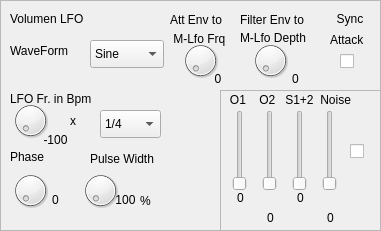
    <widget class="QFrame" name="frame_43">
     <property name="geometry">
      <rect>
       <x>390</x>
       <y>490</y>
       <width>381</width>
       <height>231</height>
      </rect>
     </property>
     <property name="frameShape">
      <enum>QFrame::StyledPanel</enum>
     </property>
     <property name="frameShadow">
      <enum>QFrame::Raised</enum>
     </property>
     <widget class="QLabel" name="label_184">
      <property name="geometry">
       <rect>
        <x>10</x>
        <y>10</y>
        <width>91</width>
        <height>18</height>
       </rect>
      </property>
      <property name="text">
       <string>Volumen LFO</string>
      </property>
     </widget>
     <widget class="QFrame" name="frame_25">
      <property name="geometry">
       <rect>
        <x>220</x>
        <y>90</y>
        <width>161</width>
        <height>141</height>
       </rect>
      </property>
      <property name="frameShape">
       <enum>QFrame::StyledPanel</enum>
      </property>
      <property name="frameShadow">
       <enum>QFrame::Raised</enum>
      </property>
      <widget class="QSlider" name="verticalSlider_VolLfoTargetToOSC1">
       <property name="geometry">
        <rect>
         <x>10</x>
         <y>20</y>
         <width>20</width>
         <height>81</height>
        </rect>
       </property>
       <property name="maximum">
        <number>127</number>
       </property>
       <property name="orientation">
        <enum>Qt::Vertical</enum>
       </property>
      </widget>
      <widget class="QSlider" name="verticalSlider_VolLfoTargetToNoise">
       <property name="geometry">
        <rect>
         <x>100</x>
         <y>20</y>
         <width>20</width>
         <height>81</height>
        </rect>
       </property>
       <property name="maximum">
        <number>127</number>
       </property>
       <property name="orientation">
        <enum>Qt::Vertical</enum>
       </property>
      </widget>
      <widget class="QSlider" name="verticalSlider_VolLfoTargetToOSC2">
       <property name="geometry">
        <rect>
         <x>40</x>
         <y>20</y>
         <width>20</width>
         <height>81</height>
        </rect>
       </property>
       <property name="maximum">
        <number>127</number>
       </property>
       <property name="orientation">
        <enum>Qt::Vertical</enum>
       </property>
      </widget>
      <widget class="QSlider" name="verticalSlider_VolLfoTargetToAllSubs">
       <property name="geometry">
        <rect>
         <x>70</x>
         <y>20</y>
         <width>20</width>
         <height>81</height>
        </rect>
       </property>
       <property name="maximum">
        <number>127</number>
       </property>
       <property name="orientation">
        <enum>Qt::Vertical</enum>
       </property>
      </widget>
      <widget class="QLabel" name="label_VolLfoTargetToNoise">
       <property name="geometry">
        <rect>
         <x>90</x>
         <y>120</y>
         <width>41</width>
         <height>16</height>
        </rect>
       </property>
       <property name="text">
        <string>0</string>
       </property>
       <property name="alignment">
        <set>Qt::AlignCenter</set>
       </property>
      </widget>
      <widget class="QLabel" name="label_VolLfoTargetToOSC2">
       <property name="geometry">
        <rect>
         <x>30</x>
         <y>120</y>
         <width>41</width>
         <height>16</height>
        </rect>
       </property>
       <property name="text">
        <string>0</string>
       </property>
       <property name="alignment">
        <set>Qt::AlignCenter</set>
       </property>
      </widget>
      <widget class="QLabel" name="label_VolLfoTargetToOSC1">
       <property name="geometry">
        <rect>
         <x>0</x>
         <y>100</y>
         <width>41</width>
         <height>16</height>
        </rect>
       </property>
       <property name="text">
        <string>0</string>
       </property>
       <property name="alignment">
        <set>Qt::AlignCenter</set>
       </property>
      </widget>
      <widget class="QLabel" name="label_VolLfoTargetToAllSubs">
       <property name="geometry">
        <rect>
         <x>60</x>
         <y>100</y>
         <width>41</width>
         <height>16</height>
        </rect>
       </property>
       <property name="text">
        <string>0</string>
       </property>
       <property name="alignment">
        <set>Qt::AlignCenter</set>
       </property>
      </widget>
      <widget class="QLabel" name="label_56">
       <property name="geometry">
        <rect>
         <x>0</x>
         <y>0</y>
         <width>151</width>
         <height>20</height>
        </rect>
       </property>
       <property name="text">
        <string>   O1    O2   S1+2  Noise</string>
       </property>
      </widget>
      <widget class="QCheckBox" name="checkBoxVolLfoSyncAllTargets">
       <property name="geometry">
        <rect>
         <x>130</x>
         <y>50</y>
         <width>21</width>
         <height>22</height>
        </rect>
       </property>
       <property name="layoutDirection">
        <enum>Qt::LeftToRight</enum>
       </property>
       <property name="text">
        <string/>
       </property>
      </widget>
     </widget>
     <widget class="QLabel" name="label_97">
      <property name="geometry">
       <rect>
        <x>90</x>
        <y>150</y>
        <width>81</width>
        <height>18</height>
       </rect>
      </property>
      <property name="text">
       <string>Pulse Width</string>
      </property>
     </widget>
     <widget class="QLabel" name="label_198">
      <property name="geometry">
       <rect>
        <x>170</x>
        <y>10</y>
        <width>61</width>
        <height>20</height>
       </rect>
      </property>
      <property name="text">
       <string>Att Env to</string>
      </property>
     </widget>
     <widget class="QComboBox" name="comboBoxVolLfoMulti">
      <property name="geometry">
       <rect>
        <x>100</x>
        <y>110</y>
        <width>61</width>
        <height>28</height>
       </rect>
      </property>
      <property name="currentIndex">
       <number>7</number>
      </property>
      <item>
       <property name="text">
        <string>.1/1</string>
       </property>
      </item>
      <item>
       <property name="text">
        <string>1/1</string>
       </property>
      </item>
      <item>
       <property name="text">
        <string>T1/1</string>
       </property>
      </item>
      <item>
       <property name="text">
        <string>. 1/2</string>
       </property>
      </item>
      <item>
       <property name="text">
        <string>1/2</string>
       </property>
      </item>
      <item>
       <property name="text">
        <string>T1/2</string>
       </property>
      </item>
      <item>
       <property name="text">
        <string>. 1/4</string>
       </property>
      </item>
      <item>
       <property name="text">
        <string>1/4</string>
       </property>
      </item>
      <item>
       <property name="text">
        <string>T1/4</string>
       </property>
      </item>
      <item>
       <property name="text">
        <string>.1/8</string>
       </property>
      </item>
      <item>
       <property name="text">
        <string>1/8</string>
       </property>
      </item>
      <item>
       <property name="text">
        <string>T1/8</string>
       </property>
      </item>
      <item>
       <property name="text">
        <string>.1/16</string>
       </property>
      </item>
      <item>
       <property name="text">
        <string>1/16</string>
       </property>
      </item>
      <item>
       <property name="text">
        <string>T1/16</string>
       </property>
      </item>
      <item>
       <property name="text">
        <string>.1/32</string>
       </property>
      </item>
      <item>
       <property name="text">
        <string>1/32</string>
       </property>
      </item>
      <item>
       <property name="text">
        <string>T1/32</string>
       </property>
      </item>
      <item>
       <property name="text">
        <string>.1/64</string>
       </property>
      </item>
      <item>
       <property name="text">
        <string>1/64</string>
       </property>
      </item>
      <item>
       <property name="text">
        <string>T1/64</string>
       </property>
      </item>
     </widget>
     <widget class="QDial" name="dialVolLFOBPM">
      <property name="geometry">
       <rect>
        <x>10</x>
        <y>100</y>
        <width>41</width>
        <height>41</height>
       </rect>
      </property>
      <property name="maximum">
       <number>127</number>
      </property>
     </widget>
     <widget class="QDial" name="dial_VolLFO_Phase">
      <property name="geometry">
       <rect>
        <x>10</x>
        <y>170</y>
        <width>41</width>
        <height>41</height>
       </rect>
      </property>
      <property name="maximum">
       <number>127</number>
      </property>
     </widget>
     <widget class="QDial" name="dial_VolLfoATTCKtoFreq">
      <property name="geometry">
       <rect>
        <x>180</x>
        <y>40</y>
        <width>41</width>
        <height>41</height>
       </rect>
      </property>
      <property name="maximum">
       <number>127</number>
      </property>
     </widget>
     <widget class="QLabel" name="label_50">
      <property name="geometry">
       <rect>
        <x>140</x>
        <y>190</y>
        <width>21</width>
        <height>21</height>
       </rect>
      </property>
      <property name="text">
       <string>%</string>
      </property>
     </widget>
     <widget class="QLabel" name="label_199">
      <property name="geometry">
       <rect>
        <x>240</x>
        <y>10</y>
        <width>81</width>
        <height>20</height>
       </rect>
      </property>
      <property name="text">
       <string>Filter Env to</string>
      </property>
     </widget>
     <widget class="QLabel" name="label_93">
      <property name="geometry">
       <rect>
        <x>10</x>
        <y>40</y>
        <width>71</width>
        <height>21</height>
       </rect>
      </property>
      <property name="text">
       <string>WaveForm</string>
      </property>
     </widget>
     <widget class="QLabel" name="label_VolLfoAttackToDepth">
      <property name="geometry">
       <rect>
        <x>280</x>
        <y>70</y>
        <width>31</width>
        <height>18</height>
       </rect>
      </property>
      <property name="text">
       <string>0</string>
      </property>
      <property name="alignment">
       <set>Qt::AlignCenter</set>
      </property>
     </widget>
     <widget class="QLabel" name="label_200">
      <property name="geometry">
       <rect>
        <x>170</x>
        <y>30</y>
        <width>71</width>
        <height>18</height>
       </rect>
      </property>
      <property name="text">
       <string> M-Lfo Frq</string>
      </property>
     </widget>
     <widget class="QDial" name="dial_VolLFOPulseWide">
      <property name="geometry">
       <rect>
        <x>80</x>
        <y>170</y>
        <width>41</width>
        <height>41</height>
       </rect>
      </property>
      <property name="maximum">
       <number>127</number>
      </property>
     </widget>
     <widget class="QLabel" name="label_98">
      <property name="geometry">
       <rect>
        <x>10</x>
        <y>150</y>
        <width>41</width>
        <height>21</height>
       </rect>
      </property>
      <property name="text">
       <string>Phase</string>
      </property>
      <property name="alignment">
       <set>Qt::AlignLeading|Qt::AlignLeft|Qt::AlignTop</set>
      </property>
     </widget>
     <widget class="QLabel" name="label_Vol_LFO_Phase">
      <property name="geometry">
       <rect>
        <x>40</x>
        <y>190</y>
        <width>31</width>
        <height>20</height>
       </rect>
      </property>
      <property name="text">
       <string>0</string>
      </property>
      <property name="alignment">
       <set>Qt::AlignCenter</set>
      </property>
     </widget>
     <widget class="QLabel" name="label_51">
      <property name="geometry">
       <rect>
        <x>70</x>
        <y>110</y>
        <width>21</width>
        <height>21</height>
       </rect>
      </property>
      <property name="text">
       <string>x</string>
      </property>
      <property name="alignment">
       <set>Qt::AlignLeading|Qt::AlignLeft|Qt::AlignVCenter</set>
      </property>
     </widget>
     <widget class="QLabel" name="label_201">
      <property name="geometry">
       <rect>
        <x>330</x>
        <y>10</y>
        <width>41</width>
        <height>18</height>
       </rect>
      </property>
      <property name="text">
       <string>  Sync</string>
      </property>
     </widget>
     <widget class="QLabel" name="label_VolLfoAttackToFreq">
      <property name="geometry">
       <rect>
        <x>210</x>
        <y>70</y>
        <width>16</width>
        <height>18</height>
       </rect>
      </property>
      <property name="text">
       <string>0</string>
      </property>
      <property name="alignment">
       <set>Qt::AlignCenter</set>
      </property>
     </widget>
     <widget class="QLabel" name="label_VolLFOBPM">
      <property name="geometry">
       <rect>
        <x>40</x>
        <y>130</y>
        <width>31</width>
        <height>20</height>
       </rect>
      </property>
      <property name="text">
       <string>-100</string>
      </property>
      <property name="alignment">
       <set>Qt::AlignCenter</set>
      </property>
     </widget>
     <widget class="QDial" name="dial_VolLfoATTCKtoDepth">
      <property name="geometry">
       <rect>
        <x>250</x>
        <y>40</y>
        <width>41</width>
        <height>41</height>
       </rect>
      </property>
      <property name="maximum">
       <number>127</number>
      </property>
     </widget>
     <widget class="QLabel" name="label_VolLfoPulseWide">
      <property name="geometry">
       <rect>
        <x>110</x>
        <y>190</y>
        <width>31</width>
        <height>20</height>
       </rect>
      </property>
      <property name="text">
       <string>100</string>
      </property>
      <property name="alignment">
       <set>Qt::AlignCenter</set>
      </property>
     </widget>
     <widget class="QLabel" name="label_202">
      <property name="geometry">
       <rect>
        <x>240</x>
        <y>30</y>
        <width>81</width>
        <height>16</height>
       </rect>
      </property>
      <property name="text">
       <string>M-Lfo Depth</string>
      </property>
     </widget>
     <widget class="QLabel" name="label_203">
      <property name="geometry">
       <rect>
        <x>330</x>
        <y>30</y>
        <width>41</width>
        <height>20</height>
       </rect>
      </property>
      <property name="text">
       <string>Attack</string>
      </property>
     </widget>
     <widget class="QCheckBox" name="checkBoxVolLfoSyncToAttack">
      <property name="geometry">
       <rect>
        <x>340</x>
        <y>50</y>
        <width>21</width>
        <height>22</height>
       </rect>
      </property>
      <property name="text">
       <string/>
      </property>
     </widget>
     <widget class="QLabel" name="label_99">
      <property name="geometry">
       <rect>
        <x>10</x>
        <y>90</y>
        <width>101</width>
        <height>18</height>
       </rect>
      </property>
      <property name="text">
       <string>LFO Fr. in Bpm</string>
      </property>
     </widget>
     <widget class="QComboBox" name="comboBox_VolLFOWafeForm">
      <property name="geometry">
       <rect>
        <x>90</x>
        <y>40</y>
        <width>74</width>
        <height>28</height>
       </rect>
      </property>
      <property name="maxVisibleItems">
       <number>12</number>
      </property>
      <item>
       <property name="text">
        <string>Sine</string>
       </property>
      </item>
      <item>
       <property name="text">
        <string>Saw</string>
       </property>
      </item>
      <item>
       <property name="text">
        <string>Saw-R</string>
       </property>
      </item>
      <item>
       <property name="text">
        <string>Sqare</string>
       </property>
      </item>
      <item>
       <property name="text">
        <string>Triangle</string>
       </property>
      </item>
      <item>
       <property name="text">
        <string>Pulse</string>
       </property>
      </item>
      <item>
       <property name="text">
        <string>Ramp Up</string>
       </property>
      </item>
      <item>
       <property name="text">
        <string>Ramp Down</string>
       </property>
      </item>
      <item>
       <property name="text">
        <string>Step Up</string>
       </property>
      </item>
      <item>
       <property name="text">
        <string>Step Down</string>
       </property>
      </item>
      <item>
       <property name="text">
        <string>Hui</string>
       </property>
      </item>
      <item>
       <property name="text">
        <string>Hoi</string>
       </property>
      </item>
     </widget>
    </widget>
